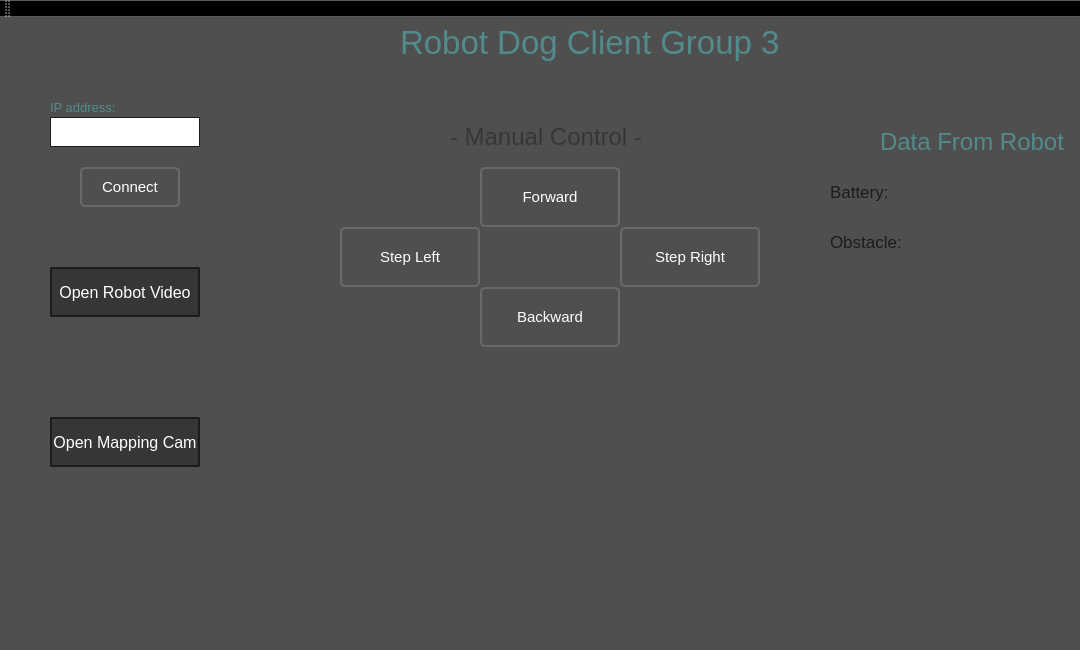
<?xml version="1.0" encoding="UTF-8"?>
<ui version="4.0">
 <class>MainWindow</class>
 <widget class="QMainWindow" name="MainWindow">
  <property name="geometry">
   <rect>
    <x>0</x>
    <y>0</y>
    <width>1080</width>
    <height>650</height>
   </rect>
  </property>
  <property name="maximumSize">
   <size>
    <width>1264</width>
    <height>739</height>
   </size>
  </property>
  <property name="windowTitle">
   <string>MainWindow</string>
  </property>
  <property name="styleSheet">
   <string notr="true">background-color: qlineargradient(spread:pad, x1:0.198, y1:0.789773, x2:0.868, y2:0.198864, stop:0 rgba(79, 79, 79, 255), stop:1 rgba(79, 79, 79, 255));
</string>
  </property>
  <widget class="QWidget" name="centralWidget">
  <widget class="QLabel" name="Title">
    <property name="geometry">
     <rect>
      <x>400</x>
      <y>0</y>
      <width>400</width>
      <height>50</height>
     </rect>
    </property>
    <property name="styleSheet">
     <string notr="true">font: 25pt;
                        color: #528b8b;
                        </string>
    </property>
    <property name="text">
     <string>Robot Dog Client Group 3 </string>
    </property>
   </widget>
   <widget class="QLabel" name="Title">
    <property name="geometry">
     <rect>
      <x>50</x>
      <y>80</y>
      <width>100</width>
      <height>20</height>
     </rect>
    </property>
    <property name="styleSheet">
     <string notr="true">font: 10pt;
                        color: #528b8b;
                        </string>
    </property>
    <property name="text">
     <string>IP address:</string>
    </property>
   </widget>
   <widget class="QLineEdit" name="IP">
    <property name="geometry">
     <rect>
      <x>50</x>
      <y>100</y>
      <width>150</width>
      <height>30</height>
     </rect>
    </property>
    <property name="styleSheet">
     <string notr="true">font: 12pt;
                        color: #000000;
                        border: 1px solid #1c1c1c; 
                        background-color: #ffffff;
                        </string>
    </property>
    <property name="text">
     <string></string>
    </property>
   </widget>
   <widget class="QPushButton" name="openRobotCam">
    <property name="geometry">
     <rect>
      <x>50</x>
      <y>250</y>
      <width>150</width>
      <height>50</height>
     </rect>
    </property>
    <property name="styleSheet">
     <string notr="true">font: 12pt;
                        color: #ffffff;
                        border: 2px solid #1c1c1c; 
                        background-color: #363636;
                        border-radius: 2px;</string>
    </property>
    <property name="text">
     <string>Open Robot Video</string>
    </property>
   </widget>
   <widget class="QPushButton" name="openMappingCam">
    <property name="geometry">
     <rect>
      <x>50</x>
      <y>400</y>
      <width>150</width>
      <height>50</height>
     </rect>
    </property>
    <property name="styleSheet">
     <string notr="true">font: 12pt;
                        color: #ffffff;
                        border: 2px solid #1c1c1c; 
                        background-color: #363636;
                        border-radius: 2px;</string>
    </property>
    <property name="text">
     <string>Open Mapping Cam</string>
    </property>
   </widget>
   <widget class="QLabel" name="manualControl">
    <property name="geometry">
     <rect>
      <x>450</x>
      <y>110</y>
      <width>250</width>
      <height>20</height>
     </rect>
    </property>
    <property name="styleSheet">
     <string notr="true">font: 18pt;
                        color: #363636;
                        </string>
    </property>
    <property name="text">
     <string>- Manual Control -</string>
    </property>
   </widget>
   <widget class="QToolButton" name="up">
    <property name="geometry">
     <rect>
      <x>480</x>
      <y>150</y>
      <width>140</width>
      <height>60</height>
     </rect>
    </property>
    <property name="styleSheet">
     <string notr="true">font: 11pt;
                        color: #ffffff;
                        border: 2px solid #696969; 
                        border-radius: 5px;</string>
    </property>
    <property name="text">
     <string>Forward</string>
    </property>
   
   </widget>
   <widget class="QToolButton" name="right">
    <property name="geometry">
     <rect>
      <x>620</x>
      <y>210</y>
      <width>140</width>
      <height>60</height>
     </rect>
    </property>
    <property name="styleSheet">
     <string notr="true">font: 11pt;
                        color: #ffffff;
                        border: 2px solid #696969; 
                        border-radius: 5px;</string>
    </property>
    <property name="text">
     <string>Step Right</string>
    </property>
   
   </widget>
   <widget class="QToolButton" name="left">
    <property name="geometry">
     <rect>
      <x>340</x>
      <y>210</y>
      <width>140</width>
      <height>60</height>
     </rect>
    </property>
    <property name="styleSheet">
     <string notr="true">font: 11pt;
                        color: #ffffff;
                        border: 2px solid #696969; 
                        border-radius: 5px;</string>
    </property>
    <property name="text">
     <string>Step Left</string>
    </property>
   
   </widget>
   <widget class="QToolButton" name="down">
    <property name="geometry">
     <rect>
      <x>480</x>
      <y>270</y>
      <width>140</width>
      <height>60</height>
     </rect>
    </property>
    <property name="styleSheet">
     <string notr="true">font: 11pt;
                        color: #ffffff;
                        border: 2px solid #696969; 
                        border-radius: 5px;</string>
    </property>
    <property name="text">
     <string>Backward</string>
    </property>
   
   </widget>
   <widget class="QToolButton" name="Connect">
    <property name="geometry">
     <rect>
      <x>80</x>
      <y>150</y>
      <width>100</width>
      <height>40</height>
     </rect>
    </property>
    <property name="styleSheet">
     <string notr="true">font: 11pt;
                        color: #ffffff;
                        border: 2px solid #696969; 
                        border-radius: 5px;</string>
    </property>
    <property name="text">
     <string>Connect</string>
    </property>
   
   </widget>
   <widget class="QLabel" name="dataTitle">
    <property name="geometry">
     <rect>
      <x>880</x>
      <y>100</y>
      <width>400</width>
      <height>50</height>
     </rect>
    </property>
    <property name="styleSheet">
     <string notr="true">font: 18pt;
                        color: #528b8b;
                        </string>
    </property>
    <property name="text">
     <string>Data From Robot </string>
    </property>
   </widget>
   <widget class="QLabel" name="battery">
    <property name="geometry">
     <rect>
      <x>830</x>
      <y>150</y>
      <width>300</width>
      <height>50</height>
     </rect>
    </property>
    <property name="styleSheet">
     <string notr="true">font: 13pt;
                        color: #1c1c1c;
                        </string>
    </property>
    <property name="text">
     <string>Battery:</string>
    </property>
   </widget>
   <widget class="QLabel" name="obstacle">
    <property name="geometry">
     <rect>
      <x>830</x>
      <y>200</y>
      <width>300</width>
      <height>50</height>
     </rect>
    </property>
    <property name="styleSheet">
     <string notr="true">font: 13pt;
                        color: #1c1c1c;
                        </string>
    </property>
    <property name="text">
     <string>Obstacle:</string>
    </property>
   </widget>
  </widget>
  
  <widget class="QMenuBar" name="menuBar">
   <property name="geometry">
    <rect>
     <x>0</x>
     <y>0</y>
     <width>1080</width>
     <height>26</height>
    </rect>
   </property>
  </widget>
  <widget class="QToolBar" name="mainToolBar">
   <attribute name="toolBarArea">
    <enum>TopToolBarArea</enum>
   </attribute>
   <attribute name="toolBarBreak">
    <bool>false</bool>
   </attribute>
  </widget>
  <widget class="QStatusBar" name="statusBar"/>
 </widget>
 <layoutdefault spacing="6" margin="11"/>
 <resources/>
 <connections/>
</ui>
